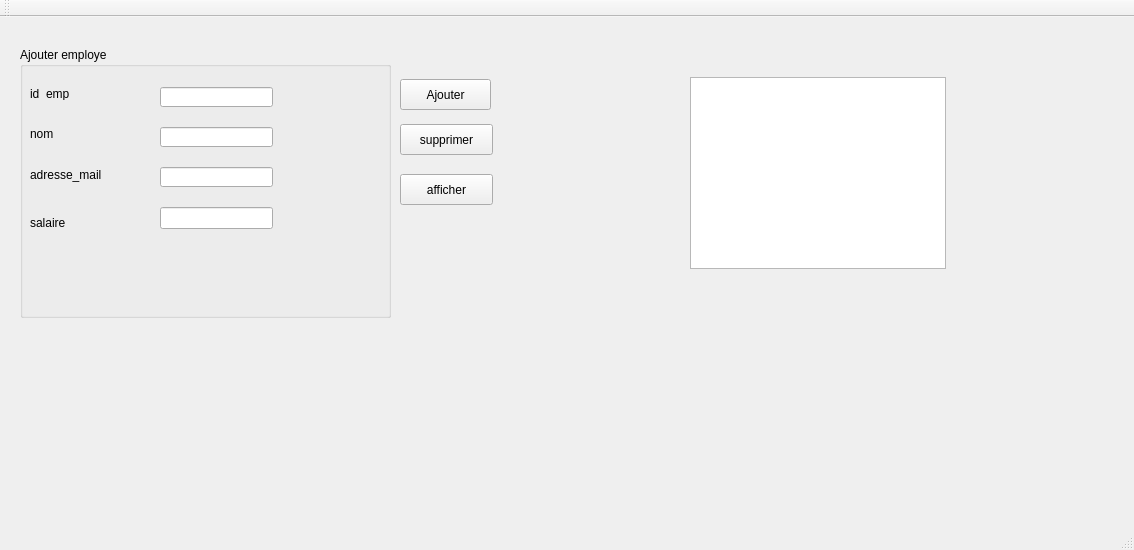
<?xml version="1.0" encoding="UTF-8"?>
<ui version="4.0">
 <class>MainWindow</class>
 <widget class="QMainWindow" name="MainWindow">
  <property name="geometry">
   <rect>
    <x>0</x>
    <y>0</y>
    <width>1134</width>
    <height>550</height>
   </rect>
  </property>
  <property name="windowTitle">
   <string>Gestion des Clients</string>
  </property>
  <widget class="QWidget" name="centralWidget">
   <widget class="QGroupBox" name="groupBox">
    <property name="geometry">
     <rect>
      <x>20</x>
      <y>30</y>
      <width>371</width>
      <height>271</height>
     </rect>
    </property>
    <property name="title">
     <string>Ajouter employe</string>
    </property>
    <widget class="QLabel" name="label">
     <property name="geometry">
      <rect>
       <x>10</x>
       <y>40</y>
       <width>47</width>
       <height>13</height>
      </rect>
     </property>
     <property name="text">
      <string>id_emp</string>
     </property>
    </widget>
    <widget class="QLabel" name="label_2">
     <property name="geometry">
      <rect>
       <x>10</x>
       <y>80</y>
       <width>47</width>
       <height>13</height>
      </rect>
     </property>
     <property name="text">
      <string>nom</string>
     </property>
    </widget>
    <widget class="QLabel" name="label_3">
     <property name="geometry">
      <rect>
       <x>10</x>
       <y>120</y>
       <width>81</width>
       <height>16</height>
      </rect>
     </property>
     <property name="text">
      <string>adresse_mail</string>
     </property>
    </widget>
    <widget class="QLineEdit" name="id_emp">
     <property name="geometry">
      <rect>
       <x>140</x>
       <y>40</y>
       <width>113</width>
       <height>20</height>
      </rect>
     </property>
     <property name="tabletTracking">
      <bool>true</bool>
     </property>
    </widget>
    <widget class="QLineEdit" name="nom">
     <property name="geometry">
      <rect>
       <x>140</x>
       <y>80</y>
       <width>113</width>
       <height>20</height>
      </rect>
     </property>
    </widget>
    <widget class="QLineEdit" name="adresse_mail">
     <property name="geometry">
      <rect>
       <x>140</x>
       <y>120</y>
       <width>113</width>
       <height>20</height>
      </rect>
     </property>
    </widget>
    <widget class="QLineEdit" name="lineEdit5">
     <property name="geometry">
      <rect>
       <x>140</x>
       <y>160</y>
       <width>113</width>
       <height>22</height>
      </rect>
     </property>
    </widget>
    <widget class="QLabel" name="label_4">
     <property name="geometry">
      <rect>
       <x>10</x>
       <y>160</y>
       <width>71</width>
       <height>31</height>
      </rect>
     </property>
     <property name="text">
      <string>salaire</string>
     </property>
    </widget>
   </widget>
   <widget class="QPushButton" name="pushButton">
    <property name="geometry">
     <rect>
      <x>400</x>
      <y>62</y>
      <width>91</width>
      <height>31</height>
     </rect>
    </property>
    <property name="text">
     <string>Ajouter</string>
    </property>
   </widget>
   <widget class="QPushButton" name="pushButton_2">
    <property name="geometry">
     <rect>
      <x>400</x>
      <y>107</y>
      <width>93</width>
      <height>31</height>
     </rect>
    </property>
    <property name="font">
     <font>
      <family>MS Shell Dlg 2</family>
     </font>
    </property>
    <property name="text">
     <string>supprimer</string>
    </property>
   </widget>
   <widget class="QPushButton" name="pushButton_3">
    <property name="geometry">
     <rect>
      <x>400</x>
      <y>157</y>
      <width>93</width>
      <height>31</height>
     </rect>
    </property>
    <property name="text">
     <string>afficher</string>
    </property>
   </widget>
   <widget class="employes" name="tab_emp">
    <property name="geometry">
     <rect>
      <x>690</x>
      <y>60</y>
      <width>256</width>
      <height>192</height>
     </rect>
    </property>
   </widget>
  </widget>
  <widget class="QMenuBar" name="menuBar">
   <property name="geometry">
    <rect>
     <x>0</x>
     <y>0</y>
     <width>1134</width>
     <height>26</height>
    </rect>
   </property>
  </widget>
  <widget class="QToolBar" name="mainToolBar">
   <attribute name="toolBarArea">
    <enum>TopToolBarArea</enum>
   </attribute>
   <attribute name="toolBarBreak">
    <bool>false</bool>
   </attribute>
  </widget>
  <widget class="QStatusBar" name="statusBar"/>
 </widget>
 <layoutdefault spacing="6" margin="11"/>
 <customwidgets>
  <customwidget>
   <class>employes</class>
   <extends>QTableWidget</extends>
   <header>employes.h</header>
  </customwidget>
 </customwidgets>
 <resources/>
 <connections/>
</ui>
